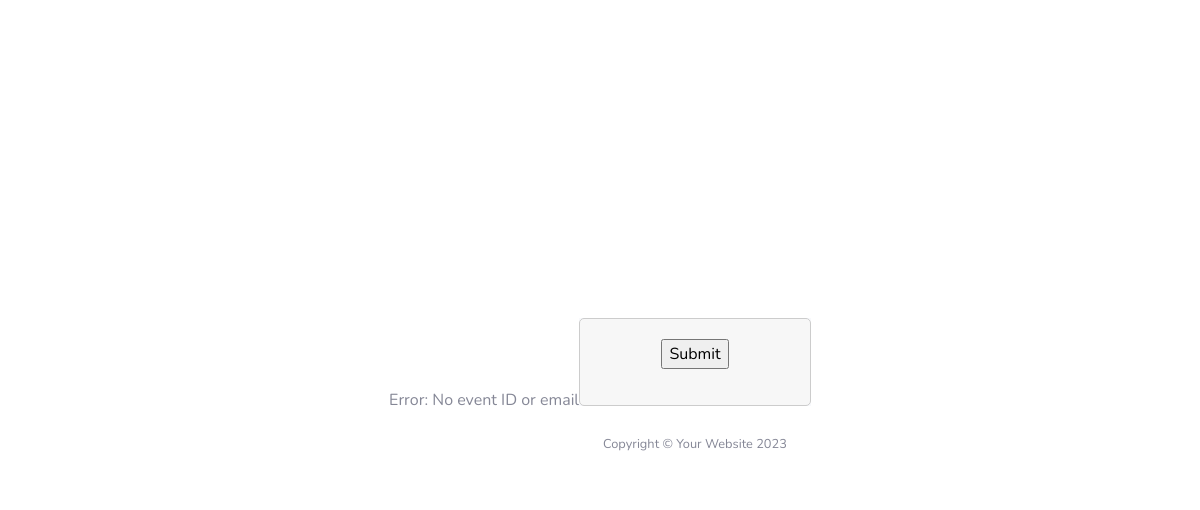
The app's page /event-form1.php?eventID=8, older data.
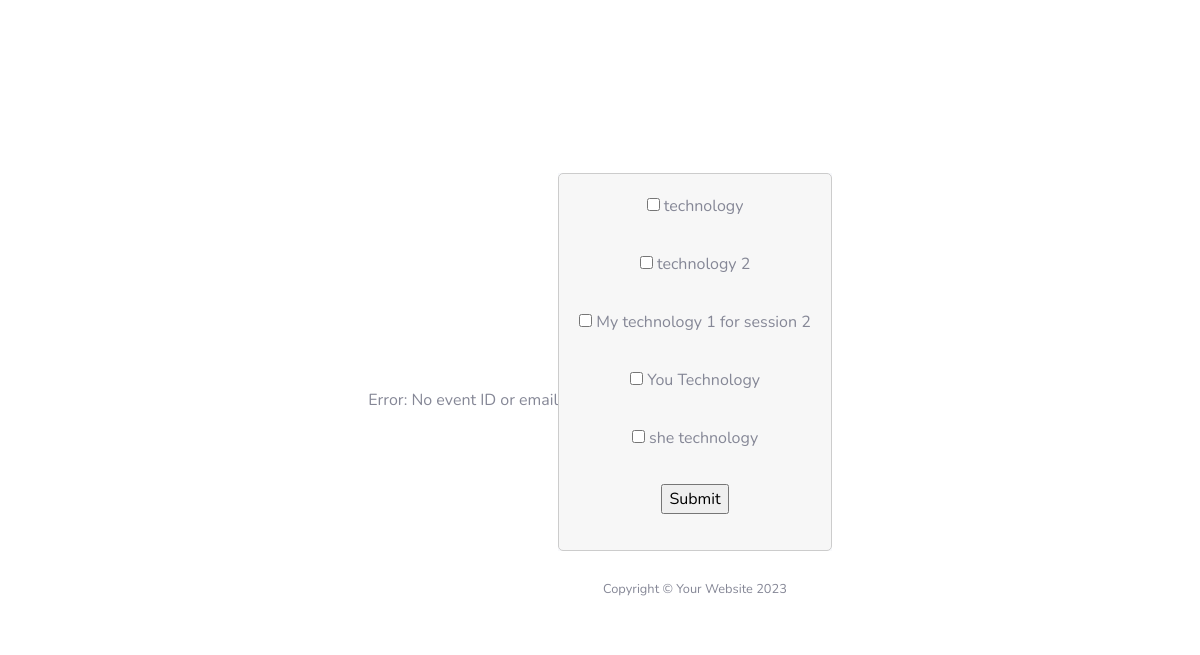
The same page, newer data.
### tables this page shows
CREATE TABLE `technologies` (
  `technology_id` int(11) NOT NULL,
  `event_id` int(11) NOT NULL,
  `session_id` int(11) NOT NULL,
  `technology_name` varchar(255) NOT NULL
);

### connection.php (called while the page is built, shortened)
<?php
	function getRecord($con, $strSql){
		$arrRec = [];
		$i = 0;
		if ($rs = mysqli_query($con, $strSql)) {
			if(mysqli_num_rows($rs) > 0) {
				while($rec = mysqli_fetch_array($rs)){
					foreach ($rec as $key => $value) {
						$arrRec[$i][$key] = $value;
					}
					$i++;
				}
			}
		}
		else
			die("ERROR: Could not Execute your request!");
		return $arrRec;
		}
?>

### event-form1.php (the view, shortened to what this page needs)
<?php
    include 'connection.php';
    $event_id = isset($_GET['eventID']) ? $_GET['eventID'] : null;
    $email = isset($_GET['email']) ? $_GET['email'] : null;
    try {
        if ($event_id !== null && $email !== null) {
            $connection = openConnection();
            $strSql = "SELECT * FROM participants where event_id = '$event_id' and email = '$email'";
            $result = mysqli_query($connection, $strSql);
            if ($result) {
                if (mysqli_num_rows($result) > 0) {
                    $reqPersons = mysqli_fetch_array($result);
                    mysqli_free_result($result);
                }
            }
        } else {
            throw new Exception('No event ID or email');
        }
    } catch (Exception $e) {
        echo 'Error: ' . $e->getMessage();
    }
    ?>
<!DOCTYPE html>
<html lang="en">
<head>
    <?php include'link.php'; ?>
</head>
<body id="page-top">
    <div id="wrapper">
        <div id="content-wrapper" class="d-flex flex-column">
            <div id="content">
                <form method="post">
                <?php
                    if ($reqPersons['status'] == 0) {
                        $con = openConnection();
                        $strSql = "SELECT * FROM technologies where event_id = '$event_id'";
                        $result = getRecord($con, $strSql);
                        foreach ($result as $key => $value) {
                            echo '<label>';
                            echo '<input type="checkbox" name="technology[]" value="' . $value['technology_id'] . '"> ' . $value['technology_name'];
                            echo '</label>';
                            $techId = $value['technology_id'];
                            echo '<select class="tech-dropdown" name="dropdown_' . $techId . '">';
                            echo '</select><br>';
                        }
                        echo '<input type="submit" name="btnSubmit" value="Submit">';
                        }
                        elseif ($reqPersons['status'] == 1) {
                            echo 'already answered';
                        }
                        else{
                            echo "PAGE 404 not found";
                        }
                ?>
                </form>
            </div>
            <footer class="sticky-footer bg-white">
                <div class="container my-auto">
                    <div class="copyright text-center my-auto">
                        <span>Copyright &copy; Your Website 2023</span>
                    </div>
                </div>
            </footer>
        </div>
    </div>
</body>
</html>

Row changes from the older to the newer data that the page shows:
added technologies: technology_name "technology"
added technologies: technology_name "technology 2"
added technologies: technology_name "My technology 1 for session 2"
added technologies: technology_name "You Technology"
added technologies: technology_name "she technology"
